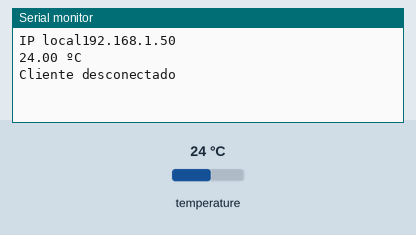
Recording of a sketch running on a simulated Arduino Uno, built with avr-gcc and run on an emulated ATmega328P. Shown: the last lines printed to the serial monitor. Inputs (shaded band) come from the test bench; at power-on: temperature 24 °C. WiFi joins after 1.5 s; servers stay silent unless stated; uploads are accepted with an empty reply.

Above: at 2.7 s.
2.8 s: temperature set to 12 °C
At 6.5 s:
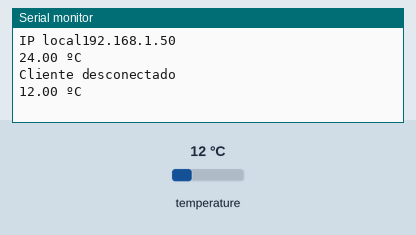
7.8 s: temperature set to 19 °C
At 11.9 s:
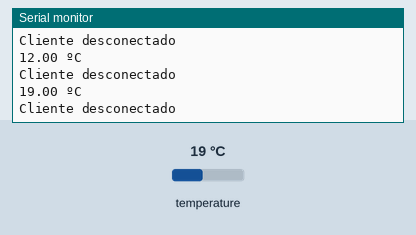
Timing chart, 0 to 13.4 s (numbered marks = the images above; inputs shaded):
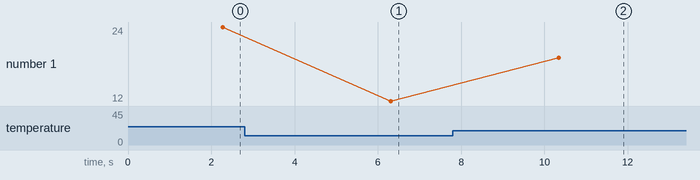

Measured:
- after the input at 2.8 s, the serial monitor: prints a new line after 3.5 s (image 1)
- after the input at 7.8 s, the serial monitor: prints a new line after 2.5 s (image 2)
- plotted number 1: 24 → 12 after the input at 2.8 s, 12 → 19 after the input at 7.8 s

The sketch:

Sensor_temperatura_conexi_n_ethernet_metodo_POST_cliente.ino
```cpp
#include <OneWire.h> //Se importan las librerías
#include <DallasTemperature.h>
#include <SPI.h>
#include <Ethernet.h>

// Configuración de direccion MAC e IP.
byte mac[] = { 0x90, 0xA2, 0xDA, 0x0E, 0xBF, 0x79 }; //mac address

// Inicia la libreria Ethernet como cliente
EthernetClient client;

// Parte de la temperatura
#define Pin 6 //Se declara el pin donde se conectará la DATA
OneWire ourWire(Pin); //Se establece el pin declarado como bus para la comunicación OneWire
DallasTemperature sensors(&ourWire); //Se instancia la librería DallasTemperature

float temperatura;

String data;

void setup() {
// Inicia el puerto serie.
Serial.begin(9600);
sensors.begin(); //Se inician los sensores
// Inicia la conexión Ethernet y el servidor.
  if (Ethernet.begin(mac) == 0) {
    Serial.println("Failed to configure Ethernet using DHCP");
  }
Serial.print("IP local");
Serial.println(Ethernet.localIP());
}

void loop() {

sensors.requestTemperatures(); //Prepara el sensor para la lectura

temperatura = sensors.getTempCByIndex(0);
Serial.print(temperatura); //Se lee e imprime la temperatura en grados Celsius
Serial.println(" ºC");
// Serial.print(sensors.getTempFByIndex(0)); //Se lee e imprime la temperatura en grados Fahrenheit
// Serial.println(" ºF");

data = "temperatura="+(String)temperatura + "&tiempo=" +String(millis()); // Separados por un &

  if (client.connect("192.168.1.137",80)) { // REPLACE WITH YOUR SERVER ADDRESS
    client.println("POST /temperatura/add.php HTTP/1.1"); // Ruta al fichero
    client.println("Host: 192.168.1.137"); // SERVER ADDRESS HERE TOO
    client.println("Content-Type: application/x-www-form-urlencoded");
    client.print("Content-Length: ");
    client.println(data.length());
    client.println();
    client.print(data);
  }

  if (client.connected()) {
    client.stop();  // DISCONNECT FROM THE SERVER
    Serial.println("Cliente desconectado");
    Serial.println();
  }

    delay(3000); // Espera para dar tiempo al navegador a recibir los datos.

}
```
